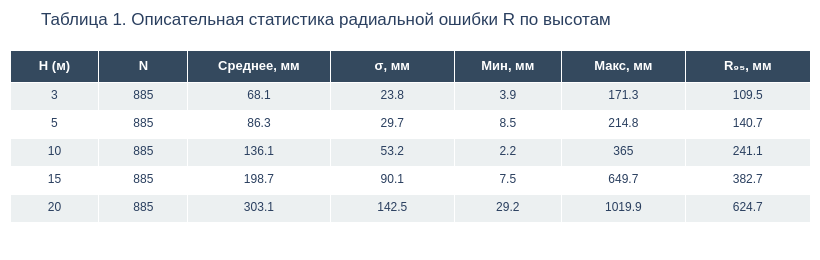

Notebook source saved alongside this figure:
### Markdown cell above
### Описательная статистика

После общего обзора выборки перейдём от отдельных измерений к компактным характеристикам ошибки. Для каждой высоты $H$ сначала вычисляется среднее значение радиальной ошибки:

$$
\bar{R} = \frac{1}{n}\sum_{i=1}^{n} R_i.
$$

Здесь $R_i$ — ошибка в отдельном измерении, а $n$ — число измерений в высотной группе. Суммирование объединяет все наблюдения данной высоты, а деление на $n$ переводит сумму в средний уровень. Поэтому $\bar R$ используется как характеристика типичной ошибки на фиксированной высоте.

Одного среднего значения недостаточно: две высоты могут иметь близкую среднюю ошибку, но разную устойчивость результата. Поэтому дополнительно рассчитывается выборочное стандартное отклонение:

$$
s = \sqrt{\frac{1}{n-1}\sum_{i=1}^{n}(R_i - \bar{R})^2}.
$$

Разность $R_i - \bar R$ показывает отклонение отдельного измерения от среднего уровня, квадрат устраняет знак отклонения, а корень возвращает показатель в миллиметры. Иными словами, $s$ показывает разброс повторных измерений вокруг типичной ошибки. Если вместе со средним растёт и $s$, то ухудшается не только точность, но и повторяемость наведения.

### Code cell
desc = (
    df.groupby("H", sort=True)["R"]
    .agg(
        N="count",
        Среднее="mean",
        Ст_откл="std",
        Минимум="min",
        Максимум="max",
        P95=lambda x: x.quantile(0.95)
    )
    .round(1)
)
desc.index.name = "H (м)"
desc.columns = ["N", "Среднее, мм", "σ, мм", "Мин, мм", "Макс, мм", "R₉₅, мм"]

fig = go.Figure(data=[go.Table(
    columnwidth=[50, 50, 80, 70, 60, 70, 70],
    header=dict(
        values=["<b>H (м)</b>"] + [f"<b>{c}</b>" for c in desc.columns],
        fill_color="#34495e", font=dict(color="white", size=13),
        align="center", height=32,
    ),
    cells=dict(
        values=[desc.index.tolist()] + [desc[c].tolist() for c in desc.columns],
        fill_color=[["#ecf0f1", "#ffffff"] * 3],
        font=dict(size=12), align="center", height=28,
    )
)])
fig.update_layout(
    title="Таблица 1. Описательная статистика радиальной ошибки R по высотам",
    width=820, height=260, margin=dict(l=10, r=10, t=50, b=10),
    font=dict(family="Arial"),
)
ALL_FIGS.append(("fig_desc_table", fig))
fig.show()

n_per_h = len(df) // df["H"].nunique()
n_days = df["date"].nunique()
print(f"{n_per_h} измерений на высоту: {n_days} дней × 5 точек × 3 повтора = {n_per_h}")

print("\nОписательная статистика непрерывных ковариат:")
for col, unit in [("V", "м/с"), ("gusts", "м/с"), ("cloud", "%"), ("sat", "шт.")]:
    vals = df[col].dropna()
    print(f"  {col}: среднее = {vals.mean():.1f} {unit}, σ = {vals.std():.1f}, "
          f"диапазон [{vals.min():.1f} – {vals.max():.1f}]")

### Figure 1 — Plotly figure (JSON) as saved in the notebook; plotly's stock layout.template omitted (floating-point values rounded to 4 significant figures)
{"data": [{"cells": {"align": "center", "fill": {"color": [["#ecf0f1", "#ffffff", "#ecf0f1", "#ffffff", "#ecf0f1", "#ffffff"]]}, "font": {"size": 12}, "height": 28, "values": [[3, 5, 10, 15, 20], [885, 885, 885, 885, 885], [68.1, 86.3, 136.1, 198.7, 303.1], [23.8, 29.7, 53.2, 90.1, 142.5], [3.9, 8.5, 2.2, 7.5, 29.2], [171.3, 214.8, 365, 649.7, 1020.0], [109.5, 140.7, 241.1, 382.7, 624.7]]}, "columnwidth": [50, 50, 80, 70, 60, 70, 70], "header": {"align": "center", "fill": {"color": "#34495e"}, "font": {"color": "white", "size": 13}, "height": 32, "values": ["<b>H (м)</b>", "<b>N</b>", "<b>Среднее, мм</b>", "<b>σ, мм</b>", "<b>Мин, мм</b>", "<b>Макс, мм</b>", "<b>R₉₅, мм</b>"]}, "type": "table"}], "layout": {"font": {"family": "Arial"}, "height": 260, "margin": {"b": 10, "l": 10, "r": 10, "t": 50}, "title": {"text": "Таблица 1. Описательная статистика радиальной ошибки R по высотам"}, "width": 820}}
